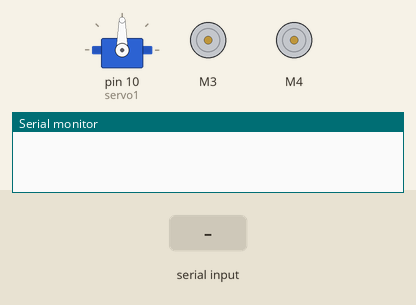
Simulated run of this sketch. Board: Arduino Uno, built with avr-gcc and run on an emulated ATmega328P. Parts: servo, 2 × DC motor (green arrow = forward, orange = backward, longer = faster), the last lines printed to the serial monitor. The inputs (shaded band) are chosen by the test bench.

Above: at 1.2 s.
1.3 s: "D" received over Serial
At 2.2 s:
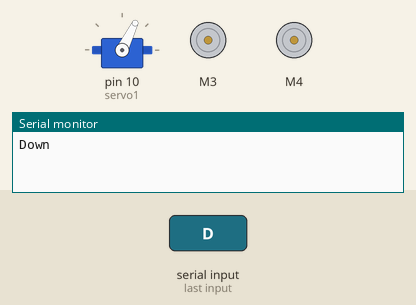
2.8 s: "L" received over Serial
At 3.4 s:
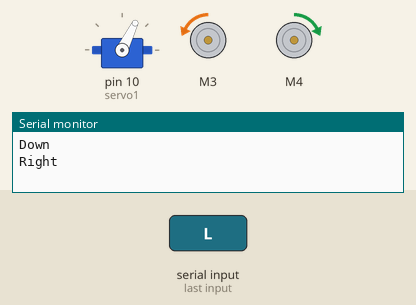
4.3 s: "R" received over Serial
At 5.5 s:
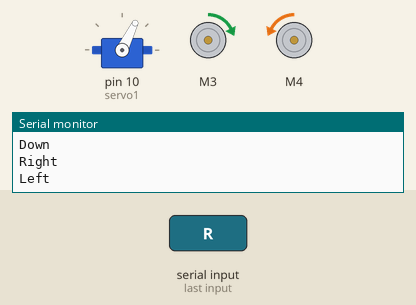
5.8 s: "U" received over Serial
At 6.9 s:
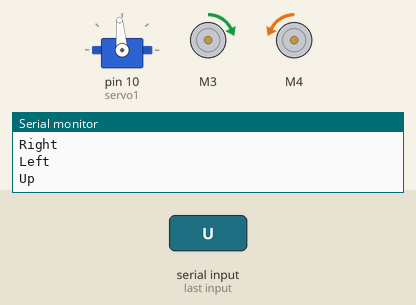
Timing chart, 0 to 8.3 s (numbered marks = the images above; inputs shaded):
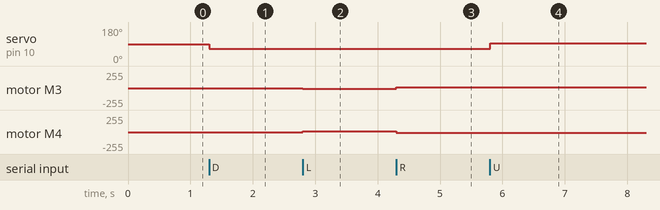

The sketch:

Complete_motor.ino
```cpp
#include <SoftwareSerial.h>
#include <AFMotor.h>
#include<Servo.h>
int inByte = 0;
int minspeed = 100;
int maxspeed = 270;
int left_speed = maxspeed;
int right_speed = maxspeed;
Servo servo1;
AF_DCMotor left_motor(3, MOTOR12_1KHZ);
AF_DCMotor right_motor(4, MOTOR12_1KHZ);

void setup()
{
Serial.begin(9600);
servo1.attach(10);
}

void loop()
 {
left_motor.setSpeed(left_speed);
right_motor.setSpeed(right_speed);
    if (Serial.available() > 0)
    {
    // for reading the incoming byte over bluetooth (HC05 Module)
    inByte = Serial.read();
    }


  switch(inByte)
  {
    case 'L':

     {
       right_motor.run(FORWARD);
       left_motor.run(BACKWARD);
       Serial.println("Right\n");
       inByte='*';}
     break;


       case 'R':

      {
       right_motor.run(BACKWARD);
       left_motor.run(FORWARD);
       Serial.println("Left\n");
       inByte='*';}
     break;

     case 'U':

      {
        servo1.write(95);
       Serial.println("Up\n");
       inByte='*';}
     break;


     case 'S':

      { left_motor.run(RELEASE);
       right_motor.run(RELEASE);
       Serial.println("Stop\n");
       inByte='*';}

     break;

     case 'F':

     {
       left_motor.run(BACKWARD);
    right_motor.run(BACKWARD);

       Serial.println("Forward\n");
       inByte='*';}
     break;

      case 'B':

    {
       left_motor.run(FORWARD);

       right_motor.run(FORWARD);
       Serial.println("Backward\n");
       inByte='*';}
     break;


    case 'D':

      {
       Serial.println("Down\n");
       servo1.write(64);

       inByte='*';}
     break;
  }
}
```

Measured:
- after the input at 1.3 s, servo on pin 10 (servo1): 90° → 64° at once
- after the input at 2.8 s, motor M3: stopped → backward 14/255 at once; motor M4: stopped → forward 14/255 at once
- after the input at 4.3 s, motor M3: backward 14/255 → forward 14/255 at once; motor M4: forward 14/255 → backward 14/255 at once
- after the input at 5.8 s, servo on pin 10 (servo1): 64° → 95° at once
